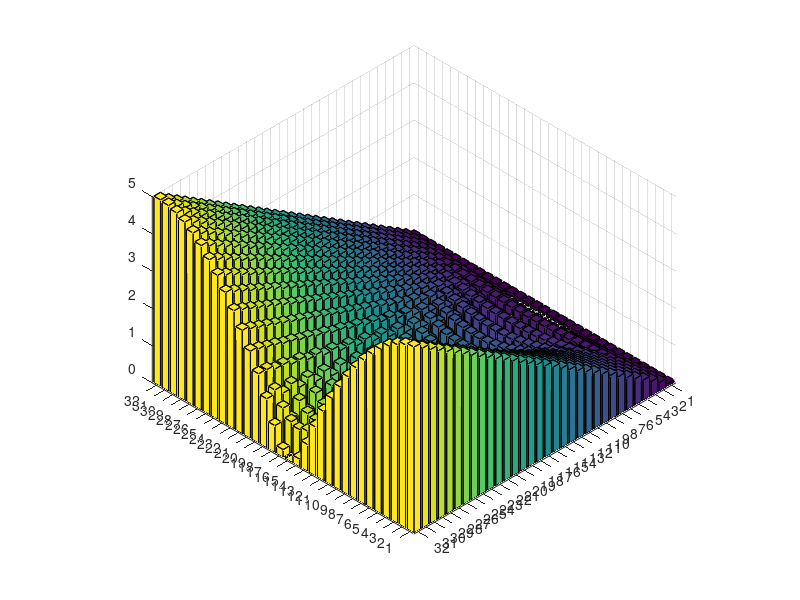

Recreate this plot in MATLAB. (Note: this script raises an error after producing the figure.)
clc
clear
close all

thetachange = [0.0795775 0.236439 0.395786 0.554223 0.712656 0.871063 1.02946 1.18786 1.34626 1.50465 1.66304 1.82143 1.97983 2.13822 2.29661 2.455 2.61339 2.77178 2.93017 3.08856 3.24695 3.40534 3.56373 3.72211 3.8805 4.03889 4.19728 4.35567 4.51406 4.67245 4.83084 4.98923 
0.0795775 0.229646 0.389594 0.545618 0.702045 0.858212 1.01437 1.1705 1.32663 1.48275 1.63886 1.79497 1.95108 2.10719 2.26329 2.4194 2.5755 2.7316 2.8877 3.04381 3.19991 3.35601 3.51211 3.66821 3.82431 3.98041 4.13651 4.2926 4.4487 4.6048 4.7609 4.917 
0.0795775 0.218616 0.379644 0.530822 0.684437 0.836798 0.989333 1.14172 1.2941 1.44645 1.5988 1.75113 1.90346 2.05579 2.20811 2.36043 2.51275 2.66506 2.81737 2.96969 3.122 3.27431 3.42662 3.57893 3.73124 3.88354 4.03585 4.18816 4.34047 4.49277 4.64508 4.79738 
0.0795775 0.203771 0.366456 0.509275 0.660044 0.806679 0.954536 1.10165 1.24892 1.39605 1.54319 1.69029 1.83739 1.98448 2.13156 2.27864 2.42571 2.57277 2.71984 2.8669 3.01396 3.16101 3.30807 3.45512 3.60218 3.74923 3.89628 4.04333 4.19038 4.33743 4.48448 4.63152 
0.0795775 0.185683 0.350702 0.480423 0.62933 0.767448 0.910294 1.05033 1.19145 1.33186 1.4725 1.61296 1.75345 1.89389 2.03433 2.17476 2.31518 2.45559 2.59599 2.73639 2.87679 3.01718 3.15757 3.29796 3.43834 3.57872 3.71911 3.85949 3.99987 4.14024 4.28062 4.421 
0.0795775 0.165046 0.333151 0.443922 0.593112 0.718402 0.85719 0.98748 1.12221 1.25406 1.38732 1.51961 1.65234 1.78474 1.91727 2.04969 2.18214 2.31455 2.44696 2.57936 2.71175 2.84413 2.97651 3.10889 3.24126 3.37363 3.50599 3.63836 3.77072 3.90308 4.03543 4.16779 
0.0795775 0.142653 0.314616 0.399857 0.552618 0.658701 0.796273 0.912286 1.04203 1.16232 1.28842 1.41046 1.53491 1.65764 1.78136 1.90435 2.02774 2.15082 2.27406 2.39716 2.52032 2.64342 2.76655 2.88964 3.01274 3.13583 3.25891 3.38199 3.50507 3.62814 3.75121 3.87428 
0.0795775 0.119366 0.295903 0.348944 0.50947 0.587749 0.729275 0.823508 0.952426 1.05554 1.17708 1.2849 1.40234 1.51258 1.6278 1.73927 1.85329 1.96537 2.07874 2.19112 2.30415 2.41666 2.5295 2.64207 2.75481 2.86741 2.98009 3.09269 3.20533 3.31793 3.43055 3.54315 
0.0795775 0.096079 0.277764 0.292671 0.465585 0.505782 0.658736 0.719984 0.85596 0.93185 1.05563 1.14108 1.25666 1.34817 1.45841 1.55368 1.66051 1.75809 1.86276 1.96175 2.06507 2.1649 2.26737 2.36771 2.46964 2.57028 2.67189 2.7727 2.87409 2.97501 3.07627 3.17724 
0.0795775 0.0736867 0.260864 0.233341 0.423011 0.414534 0.587942 0.601738 0.756587 0.789595 0.928139 0.97625 1.10173 1.16122 1.2767 1.34454 1.45255 1.52645 1.62898 1.7072 1.80575 1.88705 1.98273 2.06621 2.15982 2.24483 2.33697 2.42305 2.51414 2.60097 2.69131 2.77866 
0.0795775 0.0530499 0.245757 0.173992 0.383731 0.317785 0.520625 0.471497 0.659563 0.629426 0.80088 0.788778 0.944307 0.948161 1.08945 1.10691 1.23595 1.26474 1.38349 1.42158 1.53181 1.57746 1.68072 1.73246 1.83006 1.88669 1.97972 2.04024 2.12961 2.19322 2.27965 2.34573 
0.0795775 0.0349616 0.232887 0.11819 0.349483 0.221531 0.460499 0.336073 0.570855 0.457268 0.681979 0.582448 0.794312 0.709949 0.907938 0.838706 1.0228 0.968029 1.13877 1.09747 1.25573 1.22675 1.37354 1.3557 1.49208 1.4842 1.61124 1.61222 1.73093 1.73973 1.85105 1.86674 
0.0795775 0.0201168 0.222583 0.0696934 0.321639 0.133574 0.410778 0.206804 0.496184 0.286661 0.580092 0.371385 0.663522 0.459746 0.746992 0.550846 0.830776 0.644013 0.915021 0.738731 0.999799 0.834602 1.08514 0.931316 1.17104 1.02863 1.25748 1.12635 1.34446 1.22433 1.43193 1.32244 
0.0795775 0.00908621 0.215078 0.0320508 0.301172 0.0624882 0.373846 0.098339 0.440089 0.138455 0.502635 0.182069 0.56286 0.228617 0.621562 0.277667 0.679239 0.328871 0.736224 0.381944 0.792748 0.436647 0.848975 0.49278 0.905025 0.550168 0.960989 0.608662 1.01693 0.668132 1.07291 0.728464 
0.0795775 0.00229359 0.21052 0.00818002 0.288684 0.0161207 0.351195 0.0256387 0.405487 0.0364739 0.45456 0.0484546 0.499974 0.0614555 0.542666 0.0753795 0.583244 0.0901487 0.622132 0.105698 0.659638 0.121972 0.695993 0.138924 0.731376 0.156511 0.765928 0.174698 0.799764 0.193449 0.832977 0.212737 
0.0795775 2.77334e-032 0.208992 1.10934e-031 0.284489 1.97215e-031 0.343572 3.08149e-031 0.393818 7.88861e-031 0.438311 7.88861e-031 0.478671 6.03972e-031 0.515875 1.2326e-030 0.550565 1.2326e-030 0.583192 9.98402e-031 0.614085 2.08309e-030 0.643496 2.41589e-030 0.671618 2.77334e-030 0.698609 2.08309e-030 0.724594 3.15544e-030 0.749679 3.15544e-030 
0.0795775 0.00229359 0.21052 0.00818002 0.288684 0.0161207 0.351195 0.0256387 0.405487 0.0364739 0.45456 0.0484546 0.499974 0.0614555 0.542666 0.0753795 0.583244 0.0901487 0.622132 0.105698 0.659638 0.121972 0.695993 0.138924 0.731376 0.156511 0.765928 0.174698 0.799764 0.193449 0.832977 0.212737 
0.0795775 0.00908621 0.215078 0.0320508 0.301172 0.0624882 0.373846 0.098339 0.440089 0.138455 0.502635 0.182069 0.56286 0.228617 0.621562 0.277667 0.679239 0.328871 0.736224 0.381944 0.792748 0.436647 0.848975 0.49278 0.905025 0.550168 0.960989 0.608662 1.01693 0.668132 1.07291 0.728464 
0.0795775 0.0201168 0.222583 0.0696934 0.321639 0.133574 0.410778 0.206804 0.496184 0.286661 0.580092 0.371385 0.663522 0.459746 0.746992 0.550846 0.830776 0.644013 0.915021 0.738731 0.999799 0.834602 1.08514 0.931316 1.17104 1.02863 1.25748 1.12635 1.34446 1.22433 1.43193 1.32244 
0.0795775 0.0349616 0.232887 0.11819 0.349483 0.221531 0.460499 0.336073 0.570855 0.457268 0.681979 0.582448 0.794312 0.709949 0.907938 0.838706 1.0228 0.968029 1.13877 1.09747 1.25573 1.22675 1.37354 1.3557 1.49208 1.4842 1.61124 1.61222 1.73093 1.73973 1.85105 1.86674 
0.0795775 0.0530499 0.245757 0.173992 0.383731 0.317785 0.520625 0.471497 0.659563 0.629426 0.80088 0.788778 0.944307 0.948161 1.08945 1.10691 1.23595 1.26474 1.38349 1.42158 1.53181 1.57746 1.68072 1.73246 1.83006 1.88669 1.97972 2.04024 2.12961 2.19322 2.27965 2.34573 
0.0795775 0.0736867 0.260864 0.233341 0.423011 0.414534 0.587942 0.601738 0.756587 0.789595 0.928139 0.97625 1.10173 1.16122 1.2767 1.34454 1.45255 1.52645 1.62898 1.7072 1.80575 1.88705 1.98273 2.06621 2.15982 2.24483 2.33697 2.42305 2.51414 2.60097 2.69131 2.77866 
0.0795775 0.096079 0.277764 0.292671 0.465585 0.505782 0.658736 0.719984 0.85596 0.93185 1.05563 1.14108 1.25666 1.34817 1.45841 1.55368 1.66051 1.75809 1.86276 1.96175 2.06507 2.1649 2.26737 2.36771 2.46964 2.57028 2.67189 2.7727 2.87409 2.97501 3.07627 3.17724 
0.0795775 0.119366 0.295903 0.348944 0.50947 0.587749 0.729275 0.823508 0.952426 1.05554 1.17708 1.2849 1.40234 1.51258 1.6278 1.73927 1.85329 1.96537 2.07874 2.19112 2.30415 2.41666 2.5295 2.64207 2.75481 2.86741 2.98009 3.09269 3.20533 3.31793 3.43055 3.54315 
0.0795775 0.142653 0.314616 0.399857 0.552618 0.658701 0.796273 0.912286 1.04203 1.16232 1.28842 1.41046 1.53491 1.65764 1.78136 1.90435 2.02774 2.15082 2.27406 2.39716 2.52032 2.64342 2.76655 2.88964 3.01274 3.13583 3.25891 3.38199 3.50507 3.62814 3.75121 3.87428 
0.0795775 0.165046 0.333151 0.443922 0.593112 0.718402 0.85719 0.98748 1.12221 1.25406 1.38732 1.51961 1.65234 1.78474 1.91727 2.04969 2.18214 2.31455 2.44696 2.57936 2.71175 2.84413 2.97651 3.10889 3.24126 3.37363 3.50599 3.63836 3.77072 3.90308 4.03543 4.16779 
0.0795775 0.185683 0.350702 0.480423 0.62933 0.767448 0.910294 1.05033 1.19145 1.33186 1.4725 1.61296 1.75345 1.89389 2.03433 2.17476 2.31518 2.45559 2.59599 2.73639 2.87679 3.01718 3.15757 3.29796 3.43834 3.57872 3.71911 3.85949 3.99987 4.14024 4.28062 4.421 
0.0795775 0.203771 0.366456 0.509275 0.660044 0.806679 0.954536 1.10165 1.24892 1.39605 1.54319 1.69029 1.83739 1.98448 2.13156 2.27864 2.42571 2.57277 2.71984 2.8669 3.01396 3.16101 3.30807 3.45512 3.60218 3.74923 3.89628 4.04333 4.19038 4.33743 4.48448 4.63152 
0.0795775 0.218616 0.379644 0.530822 0.684437 0.836798 0.989333 1.14172 1.2941 1.44645 1.5988 1.75113 1.90346 2.05579 2.20811 2.36043 2.51275 2.66506 2.81737 2.96969 3.122 3.27431 3.42662 3.57893 3.73124 3.88354 4.03585 4.18816 4.34047 4.49277 4.64508 4.79738 
0.0795775 0.229646 0.389594 0.545618 0.702045 0.858212 1.01437 1.1705 1.32663 1.48275 1.63886 1.79497 1.95108 2.10719 2.26329 2.4194 2.5755 2.7316 2.8877 3.04381 3.19991 3.35601 3.51211 3.66821 3.82431 3.98041 4.13651 4.2926 4.4487 4.6048 4.7609 4.917 
0.0795775 0.236439 0.395786 0.554223 0.712656 0.871063 1.02946 1.18786 1.34626 1.50465 1.66304 1.82143 1.97983 2.13822 2.29661 2.455 2.61339 2.77178 2.93017 3.08856 3.24695 3.40534 3.56373 3.72211 3.8805 4.03889 4.19728 4.35567 4.51406 4.67245 4.83084 4.98923 
0.0795775 0.238732 0.397887 0.557042 0.716197 0.875352 1.03451 1.19366 1.35282 1.51197 1.67113 1.83028 1.98944 2.14859 2.30775 2.4669 2.62606 2.78521 2.94437 3.10352 3.26268 3.42183 3.58099 3.74014 3.8993 4.05845 4.21761 4.37676 4.53592 4.69507 4.85423 5.01338 
];


origin = [0 0 0 0 0 0 0 0 0 0 0 0 0 0 0 0 0 0 0 0 0 0 0 0 0 0 0 0 0 0 0 0 
0.56419 0.370859 0.714707 0.430445 0.3053 0.0733539 0.480372 0.621082 1.23191 1.27077 1.6951 1.57593 1.62472 1.3229 0.968698 0.524592 0.245601 0.654108 1.33329 1.70868 2.1714 2.29545 2.35135 2.13859 1.74708 1.2258 0.530836 0.309288 1.05858 1.69842 2.31784 2.6907 
2.25676 1.67852 1.08358 0.400787 1.00311 1.65793 1.00377 0.590912 0.512395 0.65595 0.798037 0.851101 0.801271 0.857766 0.401317 1.49307 2.14134 2.84692 2.20855 0.782011 0.916944 2.03797 2.07138 1.46342 2.36929 3.76358 4.55442 3.20485 1.33633 2.514 4.57451 4.99415 
7.89865 3.21249 3.00467 2.27348 0.235232 4.9886 6.22563 3.64823 2.6413 8.46812 6.98052 5.9224 4.06213 4.84859 3.3196 8.63313 5.24258 4.20372 6.85879 4.63184 1.90317 4.91783 4.85009 6.2851 6.94651 11.6245 5.57422 11.3164 13.8 2.94553 17.9097 6.63274 
11.5659 3.96477 3.9686 4.42493 5.34821 1.40115 8.73334 2.81647 6.34683 3.81437 6.99412 18.364 8.14284 5.59848 8.8707 11.4603 12.9551 15.6153 11.153 10.655 9.45651 9.59282 3.19474 4.31199 14.2817 5.27002 9.58065 19.6619 5.29041 6.86712 23.0994 21.1504 
19.1824 5.15636 3.78588 8.84233 8.10934 10.2793 5.21338 4.70956 4.67566 2.86122 6.60145 8.94495 15.7234 15.5266 11.5552 7.86305 3.77366 17.016 8.88046 9.89282 10.088 16.3271 1.64285 16.8244 12.5156 15.3956 13.3579 13.0619 17.3504 3.28797 3.83799 20.6701 
29.0558 11.5537 11.5639 22.1118 4.68554 3.85967 9.12723 3.76249 9.81423 6.42561 11.0991 5.06502 10.6356 13.5844 18.8206 20.749 18.8589 24.017 15.0855 24.0335 8.00718 17.5687 21.4626 21.155 36.3029 28.2707 17.6036 14.9192 9.12387 5.16231 20.2708 7.28764 
37.8007 18.7249 17.4397 26.0657 8.81787 10.2561 12.8055 8.04433 14.2839 12.1466 12.6834 11.8413 11.1918 8.99372 13.6475 4.86097 4.0025 9.73321 14.6984 8.66628 16.437 11.4202 14.152 18.5062 29.7913 10.1322 24.2667 16.6171 7.00372 25.4382 28.3373 24.6061 
50.2129 17.5017 10.8761 2.81358 9.25432 24.959 34.4347 11.429 31.7243 15.6099 5.82342 4.97635 3.44329 9.00664 19.7005 27.219 41.0114 27.7817 13.9533 8.00244 15.0037 9.80072 34.0786 16.4945 27.0537 31.7062 28.6201 36.5184 37.709 11.3446 8.15833 32.4599 
64.0355 21.2656 10.7836 18.6006 10.0729 0.899543 34.7266 9.06083 26.7752 9.74105 20.9686 13.7591 47.1789 22.4084 31.702 40.6495 3.50576 1.72198 14.5502 10.1402 26.0511 9.56848 40.4834 29.6962 16.2087 17.356 41.8108 35.5664 25.1594 47.3851 30.6356 19.3387 
82.9359 39.0529 33.9046 33.8555 19.6431 5.58017 6.98951 41.2564 21.7573 21.4523 28.4901 32.3951 31.0608 5.84313 11.8792 15.0617 41.3206 16.455 24.1504 33.7885 36.0172 12.4543 14.9999 21.1345 9.25018 23.4068 26.1024 15.5485 32.3412 25.8821 28.8517 32.8554 
75.8835 23.2403 40.6517 42.5407 5.22902 34.2481 17.5862 33.566 5.57935 23.7128 5.57792 1.07499 27.1952 55.8526 38.2931 35.4921 22.4763 7.11574 22.4724 14.1792 16.0345 9.9956 15.3793 36.9314 22.2991 50.8267 28.1528 8.89983 28.9202 30.6924 40.33 25.9697 
75.3193 17.4211 44.219 35.0768 1.28821 37.3116 6.16098 40.3051 16.5939 24.6395 31.3268 10.8116 59.1669 68.2159 93.7178 6.82849 17.1265 36.1085 16.2005 41.4555 27.4613 9.34484 25.7046 35.8531 32.0652 26.7387 23.3177 46.7429 54.7679 19.7905 18.6473 26.9461 
82.9359 12.037 28.3147 49.2298 12.3791 28.6841 16.9023 100.505 44.7755 13.2456 57.6115 10.3061 21.0719 35.0983 65.9964 43.217 15.4701 13.3319 54.2727 42.6511 42.2217 41.4125 1.99322 65.8192 44.2517 26.0303 23.4345 47.6734 25.5294 27.8271 29.7858 40.1606 
78.4224 14.0291 56.1717 61.1777 28.9981 53.0357 13.7601 96.5035 106.959 25.0934 54.6902 47.72 26.9253 35.9269 49.7318 46.9573 37.8651 47.5606 27.1536 20.966 69.043 23.4633 18.965 46.178 28.5107 35.1178 14.6911 36.4339 13.5408 38.7316 4.33011 28.7762 
65.7281 13.1943 53.1426 44.6846 12.5316 65.0871 20.4294 19.7102 62.7332 52.0075 48.0714 12.2432 43.9296 32.5904 50.5615 30.9797 52.5832 30.653 15.9217 8.31697 49.6103 27.5213 80.5199 70.0163 12.7657 111.636 42.9115 43.5915 4.80314 33.3434 38.1961 31.5133 
61.2146 9.08568 38.7087 47.3707 4.16598 47.5234 26.0766 42.6329 23.7974 39.3391 13.2077 16.9644 35.8432 12.1363 41.9132 10.855 25.2464 30.6319 14.574 43.8888 20.2351 77.1688 36.749 41.5376 20.8741 28.2267 28.0963 13.615 19.9138 26.0188 12.589 18.1872 
58.1115 7.1606 12.9715 17.4379 17.4857 10.8877 31.8869 19.6517 5.8552 24.842 4.13584 38.5734 29.8919 22.7312 24.8145 3.05196 9.41237 50.5824 36.5269 15.8218 28.4526 15.4888 29.887 13.6211 32.485 17.1846 5.35766 47.8495 29.3457 10.2375 13.4075 16.3388 
56.9831 4.64675 13.4975 32.8261 13.8667 35.4814 26.4394 13.0407 11.391 25.0089 20.0677 25.9879 22.8303 24.1565 17.7208 12.1581 32.9888 10.7224 31.8124 33.3792 32.422 11.1917 45.5279 42.8455 18.8457 17.7922 21.6544 39.5784 28.175 41.0353 37.5268 9.1352 
62.625 8.36736 10.7901 41.7681 24.4712 20.3367 4.88214 20.4951 32.3166 27.1191 26.4566 35.8301 49.7007 28.6313 10.7956 15.7041 30.8682 35.7885 34.0512 41.5091 20.2198 6.20501 54.7904 9.19612 29.2208 2.44909 25.9684 18.3015 46.5353 4.71403 18.8233 42.697 
74.7551 14.15 7.96876 35.2665 45.7382 34.5618 18.7593 28.7498 13.5218 36.2252 12.4582 41.5403 34.422 40.817 9.09785 26.5399 9.02292 36.0453 36.0379 40.5034 14.9419 28.2684 12.7496 40.0828 14.5129 21.1812 67.4733 41.0055 15.7539 5.03087 23.2544 17.0264 
55.2906 16.6954 7.70473 13.2027 48.7561 18.8405 34.4043 31.6304 6.85556 42.2511 22.5993 14.7116 22.4339 29.6994 8.7253 3.52791 20.1238 23.6463 4.43271 6.34007 6.37612 18.7907 12.847 11.4081 32.2967 12.9188 14.4449 16.7453 9.2252 29.0603 43.1461 36.8039 
58.6757 24.1491 6.1278 5.71001 46.9797 28.6964 33.7127 30.017 16.7715 21.4401 21.7619 18.9848 24.6757 22.1187 17.4685 14.0878 22.6901 24.0194 24.9315 21.7636 21.6921 21.9121 29.3795 14.3162 35.138 33.3779 16.7687 15.6725 17.8834 10.7425 48.5185 25.8341 
51.9054 10.0484 16.6516 2.39232 35.793 10.2063 36.4655 14.4301 10.1118 16.9069 23.5109 8.18111 21.3919 10.7941 14.8468 6.6206 16.3324 20.4244 7.84496 31.0539 4.92422 1.99088 6.95932 11.2287 9.31676 7.58429 8.66265 4.42121 23.537 4.74236 12.3029 17.0974 
31.5946 9.39321 9.46439 13.029 28.3417 3.21874 13.1108 12.8268 19.501 9.75737 10.3498 5.06472 17.1836 14.3025 6.45507 11.3382 12.1192 8.17651 7.73398 10.2082 9.8648 8.43737 7.081 9.21268 12.2243 3.24441 27.1142 5.47108 13.4841 12.4686 21.4491 8.53652 
25.3885 8.01779 6.17145 6.50376 20.2283 14.6608 11.9584 2.25189 1.86865 11.2574 8.26572 5.7707 5.19721 12.8425 6.76877 10.3031 4.30294 3.3395 12.5832 5.5593 9.81897 2.89062 7.75817 15.5318 1.28117 10.1698 4.36207 14.3061 8.79123 11.5743 2.45473 8.45132 
19.4645 3.05112 5.58466 14.9805 11.3495 24.1466 4.41334 8.20932 7.56871 22.9299 14.4372 6.22563 9.78583 16.0397 23.5194 9.36473 12.771 6.90266 25.6596 11.2949 15.6727 10.2277 9.84715 26.8004 11.8391 17.8661 8.04614 13.8827 9.33296 17.8366 10.6724 5.52967 
16.6436 9.0274 3.71625 7.82959 9.28506 21.0132 6.87604 9.63173 6.79886 17.2532 20.6362 10.0428 7.94743 13.7654 12.947 5.64105 5.26722 4.53109 8.24377 5.09901 7.04225 8.65803 4.6688 11.7362 12.5145 11.1093 5.69784 5.3518 2.4174 22.8904 0.877121 15.2897 
12.1301 6.8495 1.55669 8.16805 3.8903 20.6574 9.2444 3.49216 4.28806 6.36526 19.0274 8.72528 4.58961 1.7626 4.42002 11.2841 8.43066 2.43814 1.45307 3.1417 7.81704 14.3691 7.23601 4.84134 6.23433 8.07091 10.8141 4.05093 2.12235 4.8272 13.3372 16.5253 
10.7196 9.68621 2.18733 3.60954 0.601344 5.50472 10.9506 9.32383 1.24126 14.0222 21.8261 7.77369 11.8797 11.0774 2.78628 7.27484 11.0319 3.39489 13.6262 12.5426 9.68329 4.52521 13.2248 18.1786 3.81596 4.89886 3.19655 4.38729 12.8414 14.7361 6.06064 6.95339 
3.38514 2.36355 2.92838 2.71751 1.98482 1.47973 4.1562 4.10246 4.07338 7.89073 1.82591 6.39702 3.87007 2.61322 1.3606 3.36079 1.176 6.11508 6.15486 3.2395 7.83771 3.51336 3.46825 2.25974 1.03569 1.405 4.4729 1.73987 5.16581 6.45447 2.26857 4.05203 
1.41047 0.589415 2.07745 1.5081 1.89416 2.37612 1.25354 3.01643 0.331728 3.30379 0.880285 3.16874 2.00466 2.60434 2.97146 1.6683 3.62738 0.504592 3.86534 0.914578 3.63458 2.16321 2.94792 3.20269 1.88177 3.87904 0.579686 4.09444 0.880891 3.81197 2.19038 3.06052 
];

changed = [0 0 0 0 0 0 0 0 0 0 0 0 0 0 0 0 0 0 0 0 0 0 0 0 0 0 0 0 0 0 0 0 
0.56419 1.10685 1.23747 1.23148 1.29219 1.25021 1.00992 0.748552 0.720265 1.02468 1.53206 2.01164 2.36025 2.68261 3.04899 3.32046 3.38236 3.31936 3.2408 3.07799 2.7261 2.23742 1.76 1.41194 1.34588 1.653 2.16768 2.76025 3.38579 3.95725 4.37889 4.64048 
2.25676 1.26176 5.20219 4.05678 2.82414 5.30892 1.14337 5.5614 1.51817 4.64155 3.33669 2.76493 3.51562 2.19634 4.82396 2.04651 5.48205 3.60707 2.02008 3.99699 3.22 2.5107 2.79263 4.70777 0.644062 3.55088 0.57444 5.46884 2.69528 10.3662 8.52912 8.27639 
7.89865 3.21294 3.8527 1.55436 6.96681 3.12765 2.65299 3.80308 3.5689 5.9288 2.51806 0.708071 7.94245 6.76686 7.94949 8.5907 8.16426 7.35189 8.88328 8.60838 6.93461 8.10065 5.68824 4.84159 28.142 23.512 25.785 2.37834 26.7319 14.1329 25.6397 10.468 
11.5659 3.46612 3.7451 2.3092 2.74528 1.16313 14.6478 5.59855 7.85499 9.78491 7.41979 4.99754 2.49105 10.0979 6.23584 11.4937 9.96002 6.35989 9.13426 4.8615 5.87503 15.7542 11.4228 6.3828 2.80187 15.1878 18.0145 23.3475 15.0382 12.0644 19.81 12.7966 
19.1824 2.19706 16.3357 12.4466 9.76652 11.8636 1.19793 20.8013 5.42139 2.38571 4.43705 7.38897 11.5926 9.13459 8.47264 4.43203 10.1515 19.1445 11.0537 5.03772 18.7986 13.1749 14.0206 4.37562 9.20889 16.5145 13.3432 0.754171 17.0717 8.4224 8.17363 27.8122 
29.0558 10.7292 13.3698 24.0644 24.6432 25.8592 14.624 17.7402 12.2629 14.2549 31.7821 6.58978 15.6591 8.77311 26.9279 25.7164 9.45692 9.48492 2.99746 11.1195 8.58939 12.8243 14.8051 3.72845 1.40058 12.3296 10.9431 6.57385 8.72982 4.64486 14.7433 6.6476 
37.8007 18.0396 8.96198 14.4794 24.8436 24.9731 12.3033 23.1664 19.9188 33.3356 36.6985 10.1353 19.4753 9.54796 9.729 13.5998 25.4036 16.8576 3.46874 16.6838 20.1298 8.96396 28.5784 32.8506 17.6953 4.36198 9.27661 4.82442 21.5396 7.31357 11.6847 23.8766 
50.2129 16.0748 15.5495 11.7769 6.75285 15.0208 19.4166 20.2129 33.8001 14.2526 34.4961 11.4938 35.1383 29.2959 18.2577 9.53304 18.4842 9.33315 35.2606 9.29081 23.8896 9.41861 47.1435 40.8263 38.2003 36.4162 40.3649 12.257 35.6203 25.8994 30.23 11.9462 
64.0355 21.4933 28.2013 7.67913 0.421742 21.1859 35.2695 22.8592 6.61288 32.3172 46.6352 31.961 34.1983 30.4215 49.5628 36.8994 44.9006 27.6161 29.2023 25.6508 27.1068 29.1874 13.7051 26.4893 8.22068 34.8169 40.6053 39.1295 16.4178 8.7273 41.7449 36.049 
82.9359 41.5125 41.2616 42.9095 26.3402 40.3462 14.6814 20.7922 36.6904 24.6722 28.4914 25.165 29.0831 56.2899 61.8605 48.2618 52.2884 13.3952 16.8478 33.1899 67.1731 12.2497 40.47 47.3307 52.5317 17.9971 77.378 42.5633 36.6729 26.911 33.0052 8.61002 
75.8835 25.3679 20.864 8.5379 24.8382 26.1904 13.0909 28.7513 33.4686 13.3124 0.87606 29.5358 37.2442 21.9641 8.68945 3.17089 34.6566 20.0633 25.9634 39.492 91.8836 17.2382 44.084 52.9614 65.8131 60.7689 71.5021 23.8702 25.7451 10.1894 19.7366 25.69 
75.3193 14.4335 16.7516 9.37927 12.2841 20.5769 33.0744 46.4752 15.4633 30.2427 6.96987 25.4663 12.5871 25.1431 44.1306 15.3701 23.4702 21.6506 16.0484 29.8273 17.2791 7.95522 30.7912 20.8291 22.2095 30.0145 39.5638 27.7036 21.5116 16.3073 41.4091 19.3128 
82.9359 10.7425 43.2114 30.0394 25.2291 47.9484 66.2042 43.1622 16.0727 23.721 25.4049 76.352 14.6444 51.685 57.1922 27.4631 39.4752 47.6542 75.5618 61.6924 69.5227 17.3893 28.2217 28.5545 21.7581 27.996 65.2393 53.0606 71.4883 9.58069 27.1672 31.7636 
78.4224 25.65 38.1117 35.8151 48.966 32.7919 71.1576 42.8514 51.3134 48.1615 18.5882 40.5678 29.5236 31.162 28.2436 51.3613 34.0709 20.8555 27.8013 31.0799 63.6409 20.7132 23.942 43.3609 25.826 20.5357 46.0601 40.9824 84.053 18.2558 16.7894 50.9348 
65.7281 36.5285 49.5977 29.6163 28.8192 27.7233 64.2209 56.696 48.7698 53.3097 20.9531 10.5081 20.2954 19.4776 41.2749 28.6149 11.1392 29.1108 14.9073 19.6644 19.2452 53.0898 36.8617 20.6556 23.6601 22.7626 4.67027 42.3379 64.683 27.8122 29.2371 19.8555 
61.2146 9.64733 50.7179 28.3724 29.4205 16.8761 39.8674 16.9678 38.0442 22.3342 30.3564 12.1691 15.7024 43.4128 29.5229 30.6575 65.6542 47.0546 11.4729 17.2236 17.8043 36.266 25.6191 38.0685 4.61867 39.6677 24.9835 55.6933 19.5238 36.1253 24.1967 33.2462 
58.1115 42.539 84.7834 35.5868 33.4627 13.0422 6.36241 21.7791 44.1052 9.19221 28.0623 42.7427 55.5565 31.3495 42.799 10.2441 24.6242 14.2707 51.7307 23.988 36.9293 24.6036 10.8543 10.2741 29.2697 12.9745 20.6799 6.78814 31.7198 8.93438 23.8498 22.329 
56.9831 36.028 53.0542 9.31944 4.48707 22.9334 27.1106 53.0319 68.3444 24.808 8.62356 12.6489 45.3205 21.3809 18.08 43.2668 39.5106 9.52854 22.4994 9.18603 24.6627 44.2346 25.6483 29.9723 11.4315 12.2182 38.1726 24.7763 21.8481 33.2815 37.9438 3.47147 
62.625 20.5717 62.0969 47.2922 34.2452 21.5429 13.6759 21.1344 12.3267 22.0032 28.897 39.561 33.4424 55.1821 18.8486 39.461 48.4185 33.9242 30.9164 21.8757 45.1097 35.3122 75.077 18.5034 44.6313 13.8318 18.8119 17.3481 6.09305 33.6176 17.0972 29.7964 
74.7551 19.0589 89.8362 62.9851 52.0777 13.6448 34.0587 21.2614 53.6288 38.5763 58.5068 77.5949 20.216 66.2697 43.5206 32.5642 43.9588 32.9531 46.3946 94.604 19.1529 50.7283 18.0924 71.1372 26.0959 17.0563 16.8202 53.4239 9.58445 22.5243 40.3503 39.624 
55.2906 14.6076 84.953 39.3033 72.2004 20.3971 79.4103 50.5099 66.2945 37.7206 58.1746 84.6615 28.712 92.423 36.9354 78.5191 10.2552 81.3748 44.8156 84.1655 34.9376 70.5348 60.95 42.1417 74.0733 20.8552 97.0515 45.6907 70.6914 35.7194 57.1135 56.7311 
58.6757 15.0999 102.61 41.4115 86.201 20.7223 100.887 41.078 97.2964 10.4318 88.7723 26.074 70.0916 51.8223 46.7141 27.5075 28.6117 48.6902 26.6007 60.6441 37.0655 52.3091 40.9716 42.4862 65.9579 12.4007 90.3003 27.134 90.8861 12.6223 110.958 20.6157 
51.9054 29.5392 86.6593 27.255 68.6282 15.3992 83.155 25.0532 51.728 25.1937 47.0189 53.723 45.1616 55.5109 31.3727 55.7683 43.8518 61.5845 71.1639 35.9274 64.4774 56.233 51.8422 60.6408 8.667 56.3661 18.0592 52.5294 74.8923 49.6608 97.572 66.0059 
31.5946 24.4608 31.8781 21.2154 9.27101 19.8464 22.5925 22.134 27.3653 13.5772 32.2913 5.94244 29.2899 28.431 18.8883 33.3814 12.3056 20.7067 8.44247 11.5912 19.1902 23.5868 22.0022 36.8088 21.1581 21.441 19.5802 7.90151 36.1135 24.4369 22.3771 44.3246 
25.3885 7.75119 46.2774 28.0646 29.3703 17.5157 33.2643 2.33067 18.3762 14.8049 22.5949 27.3815 46.0146 30.6118 41.961 27.8234 40.3473 33.4955 41.8778 38.808 30.105 41.9791 3.99175 31.4662 8.49901 23.6322 3.88583 28.8871 21.851 35.7657 27.6839 39.6888 
19.4645 8.64693 29.7844 27.936 3.19385 23.7199 13.7165 21.6686 10.0071 17.3878 31.7521 19.5596 15.9669 29.8993 13.2504 16.1709 26.3395 30.4102 9.9993 8.48646 26.0319 24.1949 16.0625 27.7227 15.6988 21.2995 22.2333 14.6971 19.6739 9.17528 16.0214 44.0543 
16.6436 3.3658 32.3157 25.9909 12.2763 22.8544 16.342 20.1967 12.0144 32.3782 18.0365 28.4148 22.7573 22.3831 22.6276 9.81601 16.7399 19.9065 1.29137 19.8087 13.324 26.5707 15.2604 22.801 11.34 12.9785 8.52577 13.9216 15.6963 13.8851 9.82688 22.5097 
12.1301 0.141156 25.7817 16.5473 10.6048 18.0606 6.24492 11.0742 4.46269 25.1702 12.2406 16.1272 18.028 11.8871 8.91512 10.3167 11.1537 4.95512 11.035 5.42749 9.53948 11.9734 21.2029 11.7819 16.0982 7.23852 5.77239 3.51628 9.68301 17.1866 16.9034 10.9125 
10.7196 4.65949 31.4135 5.07588 28.9314 5.99849 13.951 13.979 7.53365 19.2446 20.4299 8.55245 30.1456 11.7925 25.2061 23.6425 11.6147 23.7582 14.1008 21.6502 8.05362 18.6359 6.14894 12.6542 3.57371 24.7075 11.7537 32.3177 16.5106 22.9103 12.3955 13.7889 
3.38514 3.80597 10.453 5.46151 9.87643 3.77429 1.89918 3.59562 8.52309 5.83154 14.7404 5.71723 12.8008 4.67324 3.783 5.59875 7.11942 5.37111 13.9032 2.96254 13.4325 4.37456 6.81702 6.46995 2.65389 4.92451 9.28101 1.35868 11.9604 4.40503 10.374 6.09311 
1.41047 2.62448 2.15829 0.276155 2.1961 3.72701 3.47099 1.42895 1.58303 3.89487 4.40519 2.75585 0.624833 3.45632 4.88733 3.97012 1.18127 2.54073 4.86284 4.88777 2.55898 1.33382 4.33676 5.38629 3.84277 0.743936 3.37201 5.4033 4.84149 1.96995 2.0828 4.93454 
];
change30 =[0 0 0 0 0 0 0 0 0 0 0 0 0 0 0 0 0 0 0 0 0 0 0 0 0 0 0 0 0 0 0 0 
0.56419 0.699691 0.591762 0.715933 0.473559 0.375573 0.4692 0.630239 0.99659 1.5598 1.67029 1.90727 2.05039 1.87115 1.72926 1.31629 0.887014 0.628655 0.790818 1.22244 1.84949 2.31423 2.60495 2.83816 2.7726 2.58597 2.20361 1.61814 1.06802 0.727775 1.0834 1.76702 
2.25676 3.59845 3.02596 2.6702 3.05635 3.45138 3.52398 3.45239 3.08679 2.95956 3.01351 2.85924 2.84765 3.40344 3.82401 3.33436 2.37025 0.87405 1.00979 2.13104 2.42871 1.94621 1.07501 1.46553 2.04849 1.40535 0.846551 2.97654 5.20551 7.14038 7.23485 5.81354 
7.89865 3.20162 3.75288 2.77178 5.72029 3.15887 4.42817 4.30868 1.9031 8.25548 2.87869 7.0826 3.9157 7.70555 4.72893 13.7024 11.699 3.88446 6.67671 1.52632 12.398 6.76143 3.40994 5.60277 20.6469 18.7339 4.81326 16.5729 16.2888 12.2841 14.6184 16.4272 
11.5659 5.81659 0.97115 2.70543 3.1895 4.4086 2.73999 1.1123 3.93087 6.93436 6.79113 5.803 2.25174 2.41219 9.61524 13.3145 11.3927 6.89284 10.1666 6.29261 4.36989 4.43617 6.17761 11.726 7.59025 5.67253 10.4517 12.0217 10.5806 7.2726 9.05952 5.81771 
19.1824 8.27989 10.9531 3.26294 9.55368 7.51575 6.67342 3.5275 20.0063 14.9329 8.94802 13.5932 11.9553 17.2702 3.10001 10.5063 7.75217 7.44844 8.86903 8.2029 9.24391 18.2885 6.80816 7.55672 22.0355 8.3567 6.79639 26.3451 14.334 18.4116 14.5397 17.521 
29.0558 4.18261 15.456 19.9643 23.2728 9.26702 3.45434 16.0841 15.9631 29.8608 11.5553 29.6681 14.3087 34.3273 9.43363 12.3635 29.3356 6.58892 24.8034 10.9948 23.1054 13.7283 44.9288 21.739 10.6723 18.559 8.64083 6.90729 22.7906 5.75304 12.1838 21.9345 
37.8007 15.3613 19.6126 28.9306 19.7161 17.0776 18.5627 17.1814 9.24611 24.3785 19.3498 22.6943 17.202 29.7757 9.48807 16.4488 27.321 39.3621 25.5393 8.34625 12.1939 10.9588 19.3465 11.2467 18.5729 23.4588 26.3379 13.135 14.4017 16.5519 14.7173 20.4411 
50.2129 16.0116 12.2012 10.637 3.00784 15.1117 11.5073 10.4041 21.8282 20.1877 26.1242 20.7768 21.2146 7.89704 5.74401 3.10003 10.357 4.8367 24.3428 20.3298 12.0749 9.07846 13.3204 24.8793 15.8739 6.96551 25.1766 24.5166 50.9818 36.1252 9.87379 48.0553 
64.0355 25.031 25.1005 4.96157 11.2619 14.5864 24.0274 32.2112 23.7014 17.1223 19.4972 18.199 11.8403 20.1144 7.47852 10.8036 19.0263 33.5949 20.215 11.6462 2.90067 6.12053 30.8456 9.9175 18.4064 16.3808 29.0087 12.155 18.7098 15.4534 37.193 19.2382 
82.9359 29.4432 47.5669 32.2312 57.7627 34.94 17.8015 54.9334 20.0968 12.8771 33.7721 36.265 18.8717 8.6301 7.3045 3.44132 36.9907 23.8894 12.2113 6.82714 37.4128 18.5843 45.4633 39.6545 32.5397 28.626 23.6172 12.6926 22.8765 15.2381 26.7736 49.7872 
75.8835 28.746 27.4445 25.6667 36.8669 43.07 43.3807 30.817 27.3535 8.31917 27.9497 22.4657 16.2282 29.6469 7.08498 23.9601 43.9432 24.9821 14.4013 24.3136 32.6797 25.1491 10.4194 5.29962 41.8014 47.0105 22.2951 21.2522 26.6759 44.684 22.0979 23.5514 
75.3193 27.7821 27.2111 22.1543 5.39104 21.2325 27.6809 22.8112 12.2886 16.8124 22.6572 31.4716 40.2577 38.1057 35.9115 44.9891 45.2246 8.5426 26.7753 51.3018 27.0465 29.5448 29.3989 52.4714 16.9393 13.187 14.9119 31.9837 7.71936 21.8379 23.5784 28.0488 
82.9359 10.6113 43.2551 26.7776 16.6418 26.7365 20.6676 56.1535 26.3601 63.5118 24.0356 63.2636 11.5464 44.9992 23.151 13.7202 21.2911 34.6124 29.7784 25.0305 33.5279 22.153 38.1849 48.7391 13.4527 47.3 33.2964 51.0978 45.7507 19.8954 17.6594 27.6617 
78.4224 9.18417 58.3282 72.2248 37.7512 65.3948 17.4315 62.9481 42.8777 46.1876 38.0404 34.0884 25.2812 11.4833 8.46817 32.4752 25.4489 22.9051 23.4706 34.8427 16.5855 13.9502 50.8528 31.8299 30.5538 53.7098 26.3607 14.7076 20.7158 24.9404 14.4833 15.0802 
65.7281 12.5055 70.5183 43.2942 27.3857 57.7376 44.6525 23.8785 54.0884 61.7939 37.6022 62.3779 23.2228 17.6438 30.6859 41.1929 23.1687 10.0566 37.289 25.8796 25.0951 13.8417 37.2284 17.1605 23.5554 21.7571 16.39 22.1056 31.6565 38.794 27.0418 31.6794 
61.2146 8.99338 58.1362 21.9927 21.299 32.0206 51.0926 11.8722 27.9792 58.0061 40.6227 9.23742 44.1576 58.8965 7.02572 57.8542 18.9987 3.25017 62.4593 20.7615 60.8229 30.4108 15.7064 33.8943 29.3648 49.4648 23.1124 50.9693 32.7326 27.4356 37.397 25.2632 
58.1115 35.1337 30.4117 24.9816 13.0159 10.9101 20.2547 14.7672 26.6092 21.7515 59.7802 15.6422 10.5077 4.06847 9.18995 7.71086 37.0192 23.3694 38.1807 22.1032 37.1105 25.9701 29.4423 2.26677 38.8603 16.8218 45.5852 26.7698 35.6882 9.33909 18.1579 9.55207 
56.9831 12.8655 17.1525 26.3189 16.6964 25.8796 33.2682 11.0559 49.5873 43.4076 48.0934 4.27164 48.2225 10.1129 40.1905 20.9596 26.4751 7.59919 22.5499 7.98688 28.8995 22.6847 23.6914 4.35958 29.379 40.5066 15.4857 39.9868 25.7049 7.43377 31.0501 15.0024 
62.625 22.4872 17.7053 4.12944 63.5447 27.0816 31.3396 25.2512 14.7777 51.5144 35.5808 29.4989 35.0137 39.9929 35.889 45.611 29.7584 50.0447 33.7737 26.9096 42.1076 51.7572 13.3453 46.7718 23.4268 46.2283 4.27821 21.4809 14.2866 11.2169 33.1481 32.0302 
74.7551 41.5014 36.4344 15.2938 74.5591 43.9071 1.16443 74.8559 29.8921 50.5417 55.7697 15.1384 53.5889 26.9456 68.8138 65.6877 3.23606 8.70113 19.9458 59.2921 29.232 15.9025 56.5665 30.0118 41.2516 30.8805 42.0895 11.4919 59.6827 16.7763 43.6316 34.8402 
55.2906 42.4259 39.6439 24.7809 51.2134 51.6539 43.3844 83.7533 51.8064 53.5631 17.6011 25.8585 61.235 24.1546 60.5502 23.322 6.63904 33.5599 13.5415 23.4997 33.3099 21.1562 26.7597 24.8706 24.8457 12.1625 25.9088 19.6765 5.75475 30.2472 48.3107 32.5698 
58.6757 53.851 50.9712 26.1686 56.1404 50.4026 53.3555 85.4947 72.3663 69.168 41.7041 36.613 43.2595 58.8548 42.4547 55.946 31.0804 54.5827 41.3601 41.3826 42.6277 21.8566 39.7326 38.0757 48.8558 64.7739 29.8638 36.865 45.4873 45.7107 74.5298 45.5732 
51.9054 49.9617 24.281 12.8931 28.5949 37.9551 55.5294 51.7939 42.6356 30.0761 14.7847 30.4913 16.5672 43.8227 22.0769 32.041 18.6919 30.479 15.4681 42.5223 30.5628 32.0893 14.672 10.0928 17.8587 17.1065 22.0476 30.928 33.2291 1.62497 14.4885 25.8252 
31.5946 22.7996 7.09364 9.44314 19.263 12.002 27.7724 9.36336 19.5281 15.8376 7.43417 7.22625 1.60177 10.6419 5.5722 4.48168 6.82239 8.07986 21.4829 28.4234 17.6287 17.6134 11.8637 14.6726 27.7862 30.2778 36.3158 40.7113 9.48121 8.55616 19.1039 10.6627 
25.3885 29.3457 17.0355 15.9671 32.5668 15.1183 8.75887 3.69006 17.4708 8.06206 9.70383 6.67811 7.58411 16.4732 26.9025 23.6431 27.2931 25.7918 34.6435 17.2451 28.7726 26.0614 19.1983 10.1005 9.96568 17.4669 6.03348 19.8674 6.76521 22.4587 14.3355 32.173 
19.4645 21.8675 8.13526 15.526 37.272 36.4453 18.985 20.6933 33.212 29.0807 13.3587 16.2062 9.92409 12.5295 35.9524 35.2292 18.5726 25.9047 34.5288 31.9618 19.4882 25.7405 27.4126 20.4556 19.9937 35.2021 20.8413 9.29219 27.9908 37.0753 20.9314 28.3532 
16.6436 23.7744 17.6059 22.3302 36.7771 39.6644 31.4945 31.7158 36.7088 34.9986 27.2573 25.4217 24.1013 24.8901 29.7671 29.586 25.4946 26.6184 28.8018 25.9771 27.4299 29.0655 27.2466 23.9808 29.6664 30.7929 17.9254 13.3848 27.3554 33.5321 18.6378 19.9924 
12.1301 17.9512 12.9672 15.7737 28.9493 35.684 27.7512 18.9863 20.037 23.7839 19.2419 10.2324 10.8346 9.86482 7.00063 7.58634 11.7274 14.5368 12.7364 9.18317 11.1444 12.4246 12.0162 10.4177 6.53076 6.56643 3.13917 1.85362 5.40644 7.62309 5.2416 14.5312 
10.7196 19.3698 17.6564 12.7025 11.8763 15.4357 19.1281 20.903 21.4546 19.4819 10.9974 5.42959 20.3995 25.9939 21.1272 15.1855 16.4387 22.492 25.7392 23.1111 19.5056 19.2794 18.9407 11.4021 4.50291 16.6763 18.0028 10.3396 5.18494 7.66237 11.5168 13.1543 
3.38514 5.80277 4.01643 0.946184 2.46462 0.962085 3.44141 6.31524 4.82446 2.25747 8.24958 11.2586 9.12965 4.3954 2.94594 2.5405 2.13659 4.77536 4.30807 2.07855 7.64671 11.8287 11.7441 8.47695 5.38724 4.14934 3.2403 2.75203 1.85266 2.03308 6.07636 9.64168 
1.41047 1.17722 1.40696 2.52146 0.217548 2.72447 2.11866 1.48012 3.29611 0.767874 2.97144 2.82956 1.17656 3.72601 1.40269 2.90747 3.40529 0.721633 3.92397 2.03509 2.63675 3.83565 0.336705 3.92491 2.61205 2.21824 4.11008 0.632827 3.75665 3.09633 1.70078 4.22707 
];

figure,
bar3(thetachange);view([60,60,60]);set(gcf,'renderer','zbuffer');%set(gca, 'ZLim', [0.0 15.0]);
figure,
bar3(origin);view([60,60,60]);set(gcf,'renderer','zbuffer');set(gca, 'ZLim', [0.0 150.0]);
figure,
bar3(changed);view([60,60,60]);set(gcf,'renderer','zbuffer');set(gca, 'ZLim', [0.0 150.0]);
figure,
bar3(change30);view([60,60,60]);set(gcf,'renderer','zbuffer');set(gca, 'ZLim', [0.0 150.0]);


% 
% figure,
% bar3(theta_change);view([60,30,60]);set(gcf,'renderer','zbuffer');%set(gca, 'ZLim', [0.0 15.0]);
% figure,
% bar3(positive_N);view([60,-60,60]);set(gcf,'renderer','zbuffer');%set(gca, 'ZLim', [0.0 15.0]);
% figure,
% bar3(theta45);view([60,-60,60]);set(gcf,'renderer','zbuffer');%set(gca, 'ZLim', [0.0 15.0]);
% figure,
% bar3(theta45_negative);view([60,-60,60]);set(gcf,'renderer','zbuffer');%set(gca, 'ZLim', [0.0 15.0]);
% figure,
% bar3(phi_change);view([60,-60,60]);set(gcf,'renderer','zbuffer');%set(gca, 'ZLim', [0.0 15.0]);
% figure,
% bar3(image_negative_N_negative);view([60,-60,60]);set(gcf,'renderer','zbuffer');%set(gca, 'ZLim', [0.0 15.0]);
% figure,
% bar3(image_negative_N_positive);view([60,-60,60]);set(gcf,'renderer','zbuffer');%set(gca, 'ZLim', [0.0 15.0]);
% 
% 
